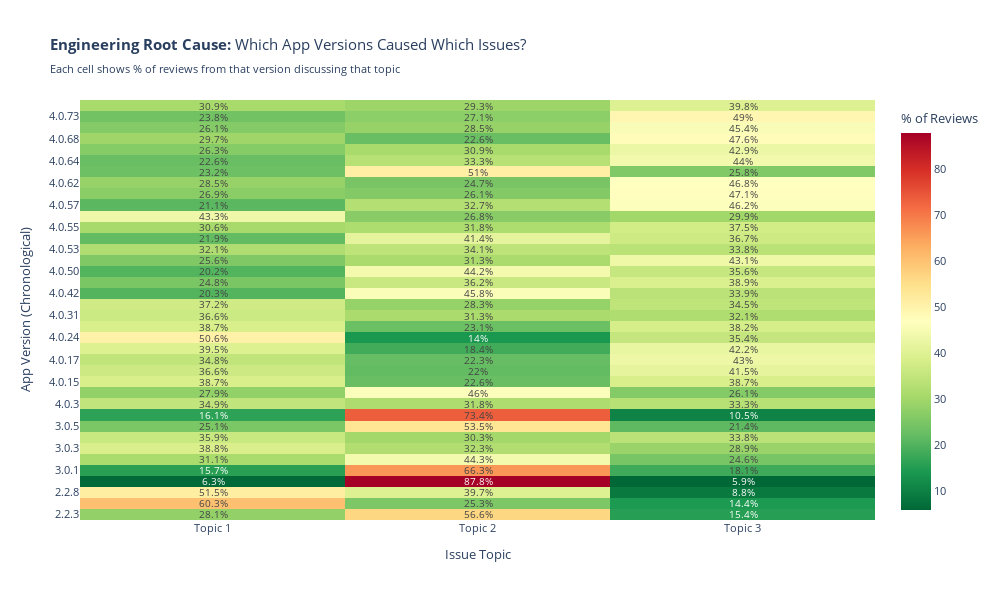

The notebook cell this image was saved under:
### Markdown cell above
## 9. Topic-Version Correlation Analysis
**Verification:** Link discovered issues to specific app versions (Engineering accountability)

### Code cell
# Analyze which app versions correlate with which topics
import plotly.express as px
import plotly.graph_objects as go

# Filter for significant versions (>100 reviews)
version_topic_analysis = negative_reviews.groupby(['appVersion', 'dominant_topic']).size().reset_index(name='count')
version_totals = negative_reviews['appVersion'].value_counts()
significant_versions = version_totals[version_totals > 100].index

version_topic_analysis = version_topic_analysis[
    version_topic_analysis['appVersion'].isin(significant_versions)
]

# Calculate topic percentage per version
version_topic_pct = version_topic_analysis.copy()
version_topic_pct['total'] = version_topic_pct['appVersion'].map(version_totals)
version_topic_pct['percentage'] = (version_topic_pct['count'] / version_topic_pct['total']) * 100

# Create heatmap
pivot_data = version_topic_pct.pivot(
    index='appVersion',
    columns='dominant_topic',
    values='percentage'
).fillna(0)

# Sort versions chronologically
def version_key(v):
    parts = str(v).split('.')
    return [int(p) if p.isdigit() else 0 for p in parts]

pivot_data = pivot_data.sort_index(key=lambda x: x.map(version_key))

# Create interactive heatmap
fig = go.Figure(data=go.Heatmap(
    z=pivot_data.values,
    x=[f'Topic {i+1}' for i in pivot_data.columns],
    y=pivot_data.index,
    colorscale='RdYlGn_r',  # Red = high prevalence
    text=np.round(pivot_data.values, 1),
    texttemplate='%{text}%',
    textfont={"size": 10},
    colorbar=dict(title="% of Reviews")
))

fig.update_layout(
    title='<b>Engineering Root Cause:</b> Which App Versions Caused Which Issues?<br>' + 
          '<sub>Each cell shows % of reviews from that version discussing that topic</sub>',
    xaxis_title='Issue Topic',
    yaxis_title='App Version (Chronological)',
    height=600,
    width=1000,
    font=dict(size=11)
)

fig.show()

# Statistical analysis
print("="*80)
print("VERSION-TOPIC CORRELATION ANALYSIS")
print("="*80)

for topic_id in range(n_topics_neg):
    print(f"\nTOPIC {topic_id + 1}: {', '.join(topics_neg[topic_id][:5])}...")
    print("-" * 80)
    
    # Find versions with highest prevalence of this topic
    topic_data = version_topic_pct[version_topic_pct['dominant_topic'] == topic_id]
    top_versions = topic_data.nlargest(3, 'percentage')
    
    for _, row in top_versions.iterrows():
        print(f"  Version {row['appVersion']:10} → {row['percentage']:5.1f}% " + 
              f"({int(row['count'])} reviews)")
    
print("\n✅ Topic-Version correlation complete")

### Figure 1 — Plotly figure (JSON) as saved in the notebook; plotly's stock layout.template omitted (floating-point values rounded to 4 significant figures)
{"data": [{"colorbar": {"title": {"text": "% of Reviews"}}, "colorscale": [[0, "rgb(0,104,55)"], [0.1, "rgb(26,152,80)"], [0.2, "rgb(102,189,99)"], [0.3, "rgb(166,217,106)"], [0.4, "rgb(217,239,139)"], [0.5, "rgb(255,255,191)"], [0.6, "rgb(254,224,139)"], [0.7, "rgb(253,174,97)"], [0.8, "rgb(244,109,67)"], [0.9, "rgb(215,48,39)"], [1, "rgb(165,0,38)"]], "text": [[28.1, 56.6, 15.4], [60.3, 25.3, 14.4], [51.5, 39.7, 8.8], [6.3, 87.8, 5.9], [15.7, 66.3, 18.1], [31.1, 44.3, 24.6], [38.8, 32.3, 28.9], [35.9, 30.3, 33.8], [25.1, 53.5, 21.4], [16.1, 73.4, 10.5], [34.9, 31.8, 33.3], [27.9, 46.0, 26.1], [38.7, 22.6, 38.7], [36.6, 22.0, 41.5], [34.8, 22.3, 43.0], [39.5, 18.4, 42.2], [50.6, 14.0, 35.4], [38.7, 23.1, 38.2], [36.6, 31.3, 32.1], [37.2, 28.3, 34.5], [20.3, 45.8, 33.9], [24.8, 36.2, 38.9], [20.2, 44.2, 35.6], [25.6, 31.3, 43.1], [32.1, 34.1, 33.8], [21.9, 41.4, 36.7], [30.6, 31.8, 37.5], [43.3, 26.8, 29.9], [21.1, 32.7, 46.2], [26.9, 26.1, 47.1], [28.5, 24.7, 46.8], [23.2, 51.0, 25.8], [22.6, 33.3, 44.0], [26.3, 30.9, 42.9], [29.7, 22.6, 47.6], [26.1, 28.5, 45.4], [23.8, 27.1, 49.0], [30.9, 29.3, 39.8]], "textfont": {"size": 10}, "texttemplate": "%{text}%", "type": "heatmap", "x": ["Topic 1", "Topic 2", "Topic 3"], "y": ["2.2.3", "2.2.5", "2.2.8", "3.0.0", "3.0.1", "3.0.2", "3.0.3", "3.0.4", "3.0.5", "4.0.1", "4.0.3", "4.0.4", "4.0.15", "4.0.16", "4.0.17", "4.0.19", "4.0.24", "4.0.28", "4.0.31", "4.0.33", "4.0.42", "4.0.49", "4.0.50", "4.0.51", "4.0.53", "4.0.54", "4.0.55", "4.0.56", "4.0.57", "4.0.59", "4.0.62", "4.0.63", "4.0.64", "4.0.65", "4.0.68", "4.0.69", "4.0.73", "4.0.79"], "z": [[28.05, 56.56, 15.39], [60.31, 25.26, 14.43], [51.47, 39.71, 8.824], [6.273, 87.82, 5.904], [15.66, 66.27, 18.07], [31.15, 44.26, 24.59], [38.81, 32.34, 28.86], [35.9, 30.26, 33.85], [25.1, 53.5, 21.4], [16.1, 73.41, 10.49], [34.88, 31.78, 33.33], [27.88, 46.02, 26.11], [38.68, 22.64, 38.68], [36.59, 21.95, 41.46], [34.77, 22.27, 42.97], [39.45, 18.35, 42.2], [50.55, 14.02, 35.42], [38.71, 23.1, 38.2], [36.64, 31.3, 32.06], [37.17, 28.32, 34.51], [20.31, 45.83, 33.85], [24.83, 36.24, 38.93], [20.19, 44.23, 35.58], [25.63, 31.26, 43.11], [32.11, 34.11, 33.78], [21.91, 41.36, 36.73], [30.64, 31.81, 37.54], [43.3, 26.79, 29.91], [21.05, 32.75, 46.2], [26.89, 26.05, 47.06], [28.48, 24.68, 46.84], [23.23, 50.97, 25.81], [22.64, 33.33, 44.03], [26.25, 30.89, 42.86], [29.72, 22.64, 47.64], [26.07, 28.53, 45.4], [23.81, 27.14, 49.05], [30.89, 29.32, 39.79]]}], "layout": {"font": {"size": 11}, "height": 600, "title": {"text": "<b>Engineering Root Cause:</b> Which App Versions Caused Which Issues?<br><sub>Each cell shows % of reviews from that version discussing that topic</sub>"}, "width": 1000, "xaxis": {"title": {"text": "Issue Topic"}}, "yaxis": {"title": {"text": "App Version (Chronological)"}}}}
